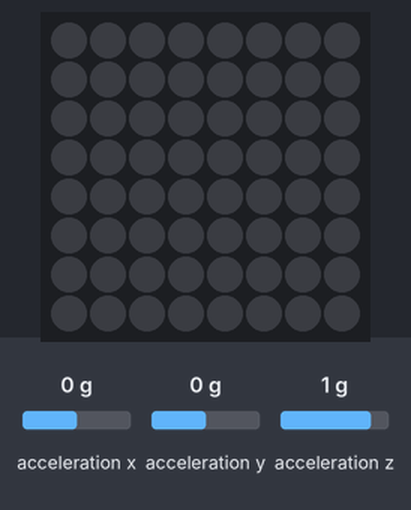
Simulated run of this program. Board: Raspberry Pi (BCM pin numbers) with a Sense HAT. On the bench: the Sense HAT's 8×8 RGB LED matrix. Inputs (shaded band) come from the test bench; at power-on: acceleration z 1 g, acceleration x 0 g, acceleration y 0 g. Random numbers come from a fixed seed; the clock reads 2024-03-15 10:24:30 at power-on unless the program sets it.

Above: at 5.0 s.
5.1 s: acceleration z set to -1.4 g
At 7.6 s:
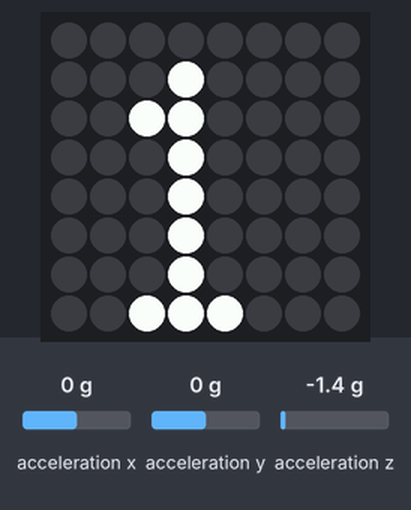
8.1 s: acceleration z set to 0 g
At 9.0 s:
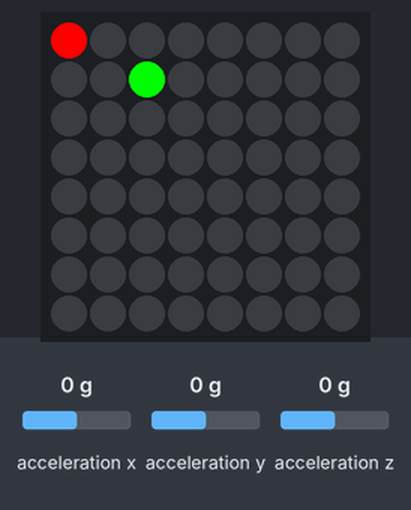
11.1 s: acceleration x set to 0.8 g
At 11.7 s:
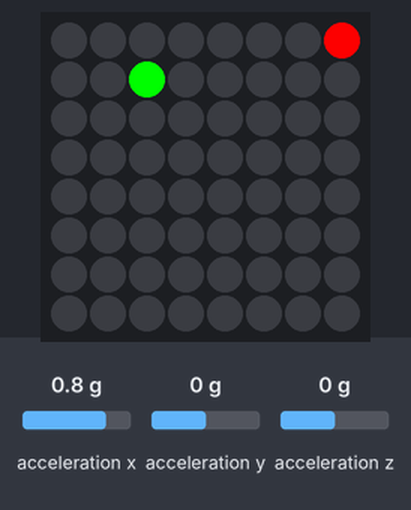
Timing chart, 0 to 14.1 s (numbered marks = the images above; inputs shaded):
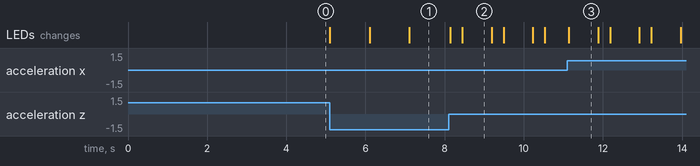

The program:

ball.py
```python
from sense_hat import SenseHat
import time
from datetime import datetime
from random import randint
sense = SenseHat()
bx = 0
by = 0
z = 0
while round(z) != -1:
    x, y, z = sense.get_accelerometer_raw().values()

sense.show_letter('3')
time.sleep(1)
sense.show_letter('2')
time.sleep(1)
sense.show_letter('1')
time.sleep(1)
px = randint(0,7)
py = randint(0,7)
score = 0
start = time.time()
while True:
    x, y, z = sense.get_accelerometer_raw().values()
    x = round(x,1)*2
    y = round(y,1)*2
    bx = bx + x
    by = by + y
    if bx < 0:
        bx = 0
    if bx > 7:
        bx = 7
    if by < 0:
        by = 0
    if by > 7:
        by = 7
    if round(z) == -1:
        break


    sense.set_pixels([[0,0,0]]*64)
    sense.set_pixel(round(bx),round(by),[255,0,0])
    sense.set_pixel(px,py,[0,255,0])


    if round(bx) == px and round(by) == py:
        score = score + 1
        if score == 10:
            msg = str(round(time.time() - start,1))
            sense.show_message(msg,scroll_speed=0.4)
            z = 0
            while round(z) != -1:
                x, y, z = sense.get_accelerometer_raw().values()
            sense.show_letter('3')
            time.sleep(1)
            sense.show_letter('2')
            time.sleep(1)
            sense.show_letter('1')
            time.sleep(1)
            score = 0
            start = time.time()
            bx = 0
            by = 0
        else:
            sense.show_letter(str(score),text_colour=[255,0,0])
            time.sleep(0.2)
        px = randint(0,7)
        py = randint(0,7)
```

Measured:
- after the input at 5.1 s, the LEDs: first change at once (image 1 shows a later state)
- after the input at 8.1 s, the LEDs: first change after 0.05 s (image 2 shows a later state)
- what the display in image 2 shows lasts 0.7 s, from 8.5 s to 9.2 s
